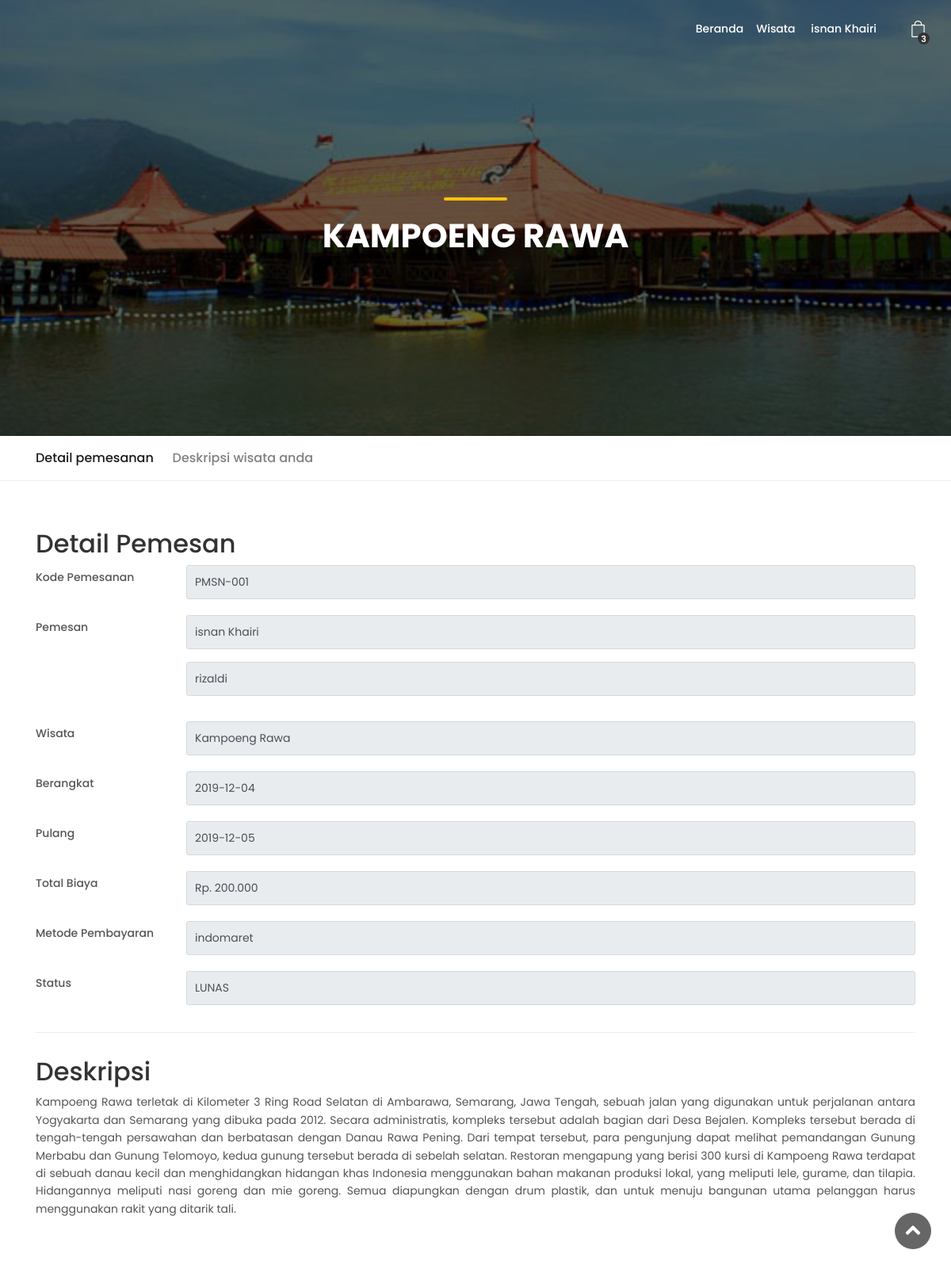
Screenshot of /views/wisata/detail_pemesan?id_pemesanan=PMSN-001&id_wisata=SMG-002 (signed in) with the database file from the repository.
### tables this page shows
CREATE TABLE `user` (
  `id` int(11) NOT NULL,
  `nama` varchar(280) NOT NULL,
  `email` varchar(50) NOT NULL,
  `password` varchar(280) NOT NULL,
  `no_telp` varchar(13) NOT NULL,
  `id_role` int(11) NOT NULL,
  `gambar` text NOT NULL,
  `date_created` timestamp NULL DEFAULT NULL,
  `date_updated` timestamp NOT NULL DEFAULT '0000-00-00 00:00:00'
);

CREATE TABLE `detail_wisata` (
  `id_wisata` char(8) NOT NULL,
  `nama_wisata` varchar(100) NOT NULL,
  `lokasi_wisata` text NOT NULL,
  `deskripsi_wisata` text NOT NULL,
  `gambar_wisata` text NOT NULL,
  `rating_wisata` float NOT NULL,
  `harga_wisata` int(255) NOT NULL
);

CREATE TABLE `data_pemesan` (
  `id_pemesan` int(11) NOT NULL,
  `id_pemesanan` varchar(20) NOT NULL,
  `nama_pemesan` varchar(255) NOT NULL
);

CREATE TABLE `pemesanan` (
  `id_pemesanan` varchar(20) NOT NULL,
  `id_user` int(11) NOT NULL,
  `id_wisata` char(8) NOT NULL,
  `tanggal_pemesanan` timestamp NOT NULL DEFAULT current_timestamp() ON UPDATE current_timestamp(),
  `tanggal_berangkat` date NOT NULL,
  `tanggal_pulang` date NOT NULL,
  `metode_pembayaran` varchar(250) NOT NULL,
  `total` int(11) NOT NULL,
  `status_wisata` varchar(20) NOT NULL
);

### app/koneksi.php (called while the page is built, shortened)
<?php
$konek = mysqli_connect('localhost','root','root','db_AgenWisata');
function query($query){
    global $konek;
    $hasilQuery     = mysqli_query($konek, $query);
    $data           = [];
    while($row      = mysqli_fetch_assoc($hasilQuery)) {
        $data[]     = $row;
    }
    return $data;
}

### views/wisata/detail_pemesan.php (the view, shortened to what this page needs)
<?php
	include("../_partials/head.php");
	$id_wisata = $_GET['id_wisata'];
    $id_psn    = $_GET['id_pemesanan'];
    $wisata    = query("SELECT * FROM detail_wisata WHERE id_wisata = '$id_wisata'");
    $pemesan   = query("SELECT * FROM pemesanan a INNER JOIN data_pemesan b ON a.id_pemesanan = b.id_pemesanan WHERE a.id_pemesanan = '$id_psn'");
?>
    <section class="hero_in tours_detail" style="background: url(<?= $url ?>vendor/img/wisata/<?= $wisata[0]['gambar_wisata']?>) center center no-repeat; background-size:cover;">
        <div class="wrapper">
            <div class="container">
                <h1 class="fadeInUp"><span></span><?= $wisata[0]['nama_wisata']?></h1>
            </div>
        </div>
    </section>
    <div class="bg_color_1" style="transform: none;">
			<nav class="secondary_nav sticky_horizontal" style="">
				<div class="container">
					<ul class="clearfix">
						<li><a href="#detail" class="active">Detail pemesanan</a></li>
						<li><a href="#deskripsi">Deskripsi wisata anda</a></li>
					</ul>
				</div>
			</nav>
			<div class="container margin_60_35" style="transform: none;">
				<div class="row" style="transform: none;">
					<div class="col">
                        <section id="detail">
                            <h2>Detail Pemesan</h2>
                                <div class="form-group row">
                                    <label class="col-sm-2 col-form-label col-form-label-sm">Kode Pemesanan</label>
                                    <div class="col-sm-10">
                                        <input type="text" class="form-control form-control-sm mb-1" value="<?= $id_psn ?>" readonly>
                                    </div>
                                </div>
                                <div class="form-group row">
                                    <label class="col-sm-2 col-form-label col-form-label-sm">Pemesan</label>
                                    <div class="col-sm-10">
                                    <?php foreach($pemesan as $psn) : ?>
                                        <input type="text" class="form-control form-control-sm mb-3" value="<?= $psn['nama_pemesan']?>" readonly>
                                    <?php endforeach ?>
                                    </div>
                                </div>
                                <div class="form-group row">
                                    <label class="col-sm-2 col-form-label col-form-label-sm">Wisata</label>
                                    <div class="col-sm-10">
                                        <input type="text" class="form-control form-control-sm mb-1" value="<?= $wisata[0]['nama_wisata']?>" readonly>
                                    </div>
                                </div>
                                <div class="form-group row">
                                    <label class="col-sm-2 col-form-label col-form-label-sm">Berangkat</label>
                                    <div class="col-sm-10">
                                        <input type="text" class="form-control form-control-sm mb-1" value="<?= $pemesan[0]['tanggal_berangkat']?>" readonly>
                                    </div>
                                </div>
                                <div class="form-group row">
                                    <label class="col-sm-2 col-form-label col-form-label-sm">Pulang</label>
                                    <div class="col-sm-10">
                                        <input type="text" class="form-control form-control-sm mb-1" value="<?= $pemesan[0]['tanggal_pulang']?>" readonly>
                                    </div>
                                </div>
                                <div class="form-group row">
                                    <label class="col-sm-2 col-form-label col-form-label-sm">Total Biaya</label>
                                    <div class="col-sm-10">
                                        <input type="text" class="form-control form-control-sm mb-1" value="Rp. <?= number_format($pemesan[0]['total'], 0, '', '.');?>" readonly>
                                    </div>
                                </div>
                                <div class="form-group row">
                                    <label class="col-sm-2 col-form-label col-form-label-sm">Metode Pembayaran</label>
                                    <div class="col-sm-10">
                                        <input type="text" class="form-control form-control-sm mb-1" value="<?= $pemesan[0]['metode_pembayaran']?>" readonly>
                                    </div>
                                </div>
                                <div class="form-group row">
                                    <label class="col-sm-2 col-form-label col-form-label-sm">Status</label>
                                    <div class="col-sm-10">
                                        <input type="text" class="form-control form-control-sm mb-1" value="<?= $pemesan[0]['status_wisata']?>" readonly>
                                    </div>
                                </div>
                            <hr>
                        </section>
						<section id="deskripsi">
                            <h2>Deskripsi</h2>
                            <p align=justify><?= $wisata[0]['deskripsi_wisata']?></p>
						</section>
					</div>
				</div>
			</div>
		</div>
<?php
	include("../_partials/foot.php");
?>

### views/_partials/head.php (shortened to what this page needs)
<?php
	$base_url	= "http://localhost/agen_wisata/views/";
	$url		= "http://localhost/agen_wisata/";
	require_once __DIR__.'/../../app/koneksi.php';
	$id_ses		= $_SESSION['id'];
	$user		= query("SELECT * FROM user WHERE id = '$id_ses'");
	$jmlh		= count(query("SELECT * FROM pemesanan WHERE id_user = '$id_ses'"));
?>
<!DOCTYPE html>
<html lang="en">
<head>
    <link href="<?= $url;?>vendor/css/bootstrap.min.css" rel="stylesheet">
    <link href="<?= $url;?>vendor/css/style.css" rel="stylesheet">
	<link href="<?= $url;?>vendor/css/animate.min.css" rel="stylesheet">
    <link href="<?= $url;?>vendor/css/custom.css" rel="stylesheet">
</head>
<body>
	<div id="page">
		<header class="header"> <?php if($_SESSION['role'] == '2'){ ?>
			<ul id="top_menu">
				<li><a href="<?= $base_url ?>wisata/keranjang" class="cart-menu-btn mx-auto" title="Pesanan"><?php if($jmlh != NULL){?><strong><?= $jmlh ?></strong><?php } ?></a></li>
			</ul>
			<?php } ?>
			<nav id="menu" class="main-menu"><ul><li><span><a href="<?= $base_url?>">Beranda</a></span></li><li><span><a href="<?= $base_url ?>wisata">Wisata</a></span></li>
					<?php if (isset($_SESSION['email'])) { if($_SESSION['role'] == '1'){ ?>
							<li class="mr-4"><span><a href=""><?= $user[0]['nama']?></a></span><ul><li><a href="<?= $base_url ?>admin/">Dasbor</a></li><li><a href="<?= $base_url?>logout">Logout</a></li></ul></li>
					<?php } else{ ?>
							<li class="mr-4"><span><a href=""><?= $user[0]['nama']?></a></span>
								<ul> <li><a href="<?= $base_url?>profil">Profil</a></li><li><a href="<?= $base_url?>ubah_profil">Ubah Profil</a></li> <li><a href="<?= $base_url?>logout">Logout</a></li></ul> </li>
					<?php }}else { ?>
							<li><a href="#sign-in-dialog" id="sign-in" class="btn btn-primary btn-sm mx-auto login" title="Sign In">Masuk</a></li>
					<?php } ?>
				</ul>
			</nav>
		</header>
		<main style="postition:relative; z-index:2;">

### rows the page displays
user: nama "isnan Khairi"
detail_wisata: gambar_wisata (picture), nama_wisata "KAMPOENG RAWA", nama_wisata "Kampoeng Rawa", deskripsi_wisata "Kampoeng Rawa terletak di Kilometer 3 Ring Road Selatan di Ambarawa, Semarang, Jawa Tengah, sebuah jalan yang digunakan untuk perjalanan antara Yogyakarta dan Semarang yang dibuka pada 2012. Secara administratis, kompleks tersebut adalah bagian dari Desa Bejalen. Kompleks tersebut berada di tengah-tengah persawahan dan berbatasan dengan Danau Rawa Pening. Dari tempat tersebut, para pengunjung dapat melihat pemandangan Gunung Merbabu dan Gunung Telomoyo, kedua gunung tersebut berada di sebelah selatan. Restoran mengapung yang berisi 300 kursi di Kampoeng Rawa terdapat di sebuah danau kecil dan menghidangkan hidangan khas Indonesia menggunakan bahan makanan produksi lokal, yang meliputi lele,…"
data_pemesan: nama_pemesan "isnan Khairi"
data_pemesan: nama_pemesan "rizaldi"
pemesanan: tanggal_berangkat "2019-12-04", tanggal_pulang "2019-12-05", total "Rp. 200.000", metode_pembayaran "indomaret", status_wisata "LUNAS"

### other values shown
$jmlh "3"
